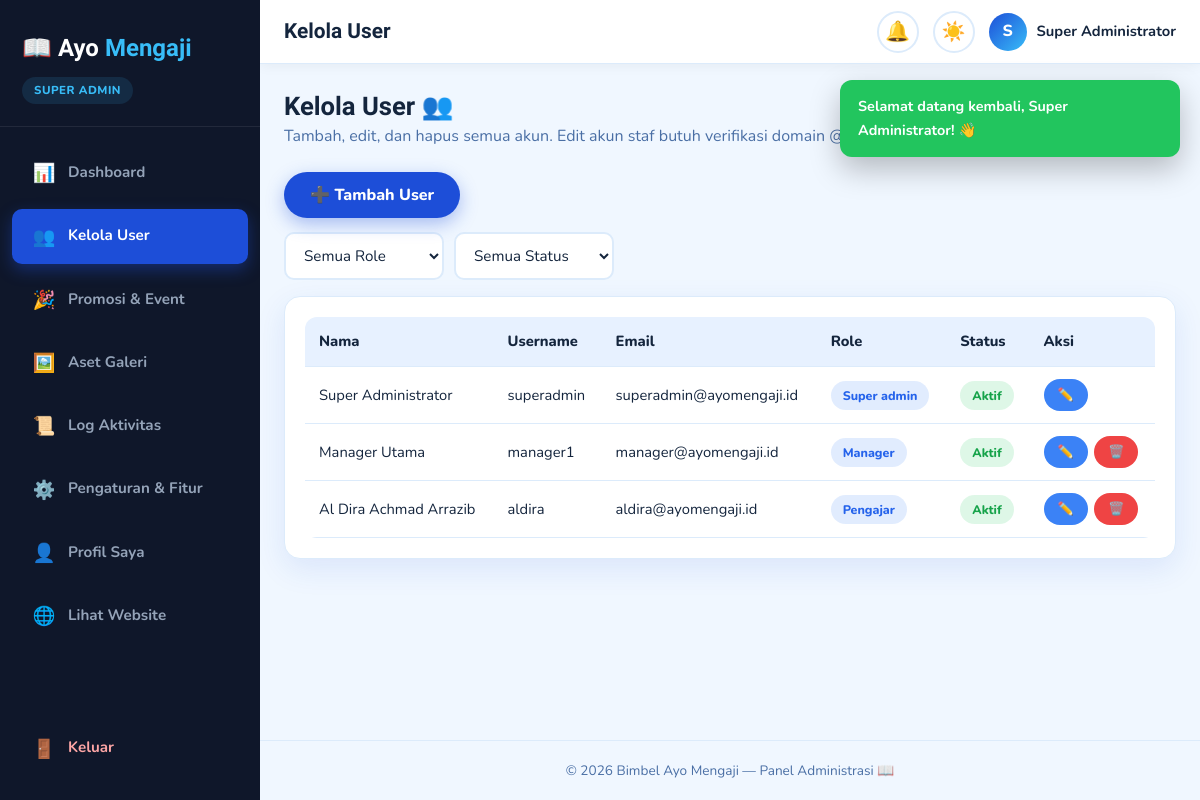
The page /admin/users.php (signed in) on the database its author committed.
### tables this page shows
CREATE TABLE `users` (
    `id`            INT AUTO_INCREMENT PRIMARY KEY,
    `username`      VARCHAR(50)  UNIQUE NOT NULL,
    `email`         VARCHAR(100) UNIQUE NOT NULL,
    `password_hash` VARCHAR(255) NOT NULL,
    `role`          ENUM('client','manager','pengajar','super_admin') NOT NULL DEFAULT 'client',
    `nama_lengkap`  VARCHAR(100) NOT NULL,
    `no_hp`         VARCHAR(20),
    `alamat`        TEXT,
    `foto_profil`   VARCHAR(255) DEFAULT 'assets/default-avatar.png',
    `status_aktif`  BOOLEAN DEFAULT TRUE,
    `created_at`    TIMESTAMP DEFAULT CURRENT_TIMESTAMP,
    `updated_at`    TIMESTAMP DEFAULT CURRENT_TIMESTAMP ON UPDATE CURRENT_TIMESTAMP
);

### includes/functions.php (called while the page is built, shortened)
<?php
function e(?string $v): string {
    return htmlspecialchars($v ?? '', ENT_QUOTES, 'UTF-8');
}

### admin/users.php (the view, shortened to what this page needs)
<?php
require_once __DIR__ . '/../includes/functions.php';
$me   = (int)$_SESSION['user_id'];
$VERIF_DOMAIN = getSetting('domain_verif', 'bimbelayomengaji.my.id');
$page=max(1,(int)($_GET['page']??1)); $perPage=15; $offset=($page-1)*$perPage;
$cond=[]; $params=[];
$where=$cond?('WHERE '.implode(' AND ',$cond)):'';
$st=$pdo->prepare("SELECT * FROM users $where ORDER BY created_at DESC LIMIT $perPage OFFSET $offset");
$st->execute($params); $users=$st->fetchAll();
require_once __DIR__ . '/../includes/admin_header.php';
?>
<div class="page-head">
    <h2>Kelola User 👥</h2>
    <p>Tambah, edit, dan hapus semua akun. Edit akun staf butuh verifikasi domain @<?= e($VERIF_DOMAIN) ?>.</p>
</div>
<div class="page-actions">
    <button class="btn btn-primary" data-modal-target="m-add-user">➕ Tambah User</button>
</div>
<form method="get" class="filter-bar">
    <select name="role" class="form-input" onchange="this.form.submit()">
        <option value="">Semua Role</option>
    </select>
    <select name="status" class="form-input" onchange="this.form.submit()">
        <option value="">Semua Status</option>
    </select>
</form>
<div class="panel">
    <div class="table-wrap">
        <table class="data-table">
            <thead><tr><th>Nama</th><th>Username</th><th>Email</th><th>Role</th><th>Status</th><th>Aksi</th></tr></thead>
            <tbody>
            <?php if ($users): foreach ($users as $u): ?>
                <tr>
                    <td><?= e($u['nama_lengkap']) ?></td>
                    <td><?= e($u['username']) ?></td>
                    <td><?= e($u['email']) ?></td>
                    <td><span class="badge badge-info"><?= ucfirst(str_replace('_',' ',$u['role'])) ?></span></td>
                    <td><?= $u['status_aktif']?'<span class="badge badge-success">Aktif</span>':'<span class="badge badge-muted">Nonaktif</span>' ?></td>
                    <td>
                        <div class="action-group">
                            <button class="btn btn-info btn-sm" data-modal-target="m-edit-<?= $u['id'] ?>">✏️</button>
                            <?php if ((int)$u['id'] !== $me): ?>
                            <form method="post"><button class="btn btn-danger btn-sm" data-confirm="Hapus user ini permanen?">🗑️</button></form>
                            <?php endif; ?>
                        </div>
                    </td>
                </tr>
            <?php endforeach; else: ?>
                <tr><td colspan="6" class="empty-row">Tidak ada user untuk filter ini.</td></tr>
            <?php endif; ?>
            </tbody>
        </table>
    </div>
</div>
<?php require_once __DIR__ . '/../includes/admin_footer.php'; ?>

### css/global.css (style rules this page uses)
:root { --deep-blue: #1D4ED8; --deep-blue-700: #1E40AF; --light-blue: #60A5FA; --sky: #38BDF8; --amber: #F59E0B; --bg-primary: #F0F7FF; --bg-secondary: #FFFFFF; --bg-tertiary: #E7F1FF; --text-primary: #14253D; --text-secondary: #4A6FA5; --accent-primary: var(--deep-blue); --accent-secondary: var(--sky); --card-bg: #FFFFFF; --card-border: #DCEBFB; --card-shadow: 0 10px 30px rgba(29, 78, 216, 0.10); --nav-bg: rgba(255, 255, 255, 0.92); --hero-bg: linear-gradient(160deg, #DCEBFF 0%, #C7E0FF 45%, #EAF4FF 100%); --footer-bg: #0F1F38; --footer-text: #C7DBF5; --emoji-opacity: 0.10; }
*, *::before, *::after { margin: 0; padding: 0; box-sizing: border-box; }
html { scroll-behavior: smooth; }
body { font-family: 'Nunito', sans-serif; background-color: var(--bg-primary); color: var(--text-primary); line-height: 1.7; overflow-x: hidden; position: relative; transition: background-color 0.4s ease, color 0.4s ease; }
button { font-family: inherit; cursor: pointer; border: none; background: none; }
h1, h2, h3, h4 { font-family: 'Amiri', serif; font-weight: 700; line-height: 1.3; color: var(--text-primary); }
.btn { position: relative; display: inline-flex; align-items: center; justify-content: center; gap: 8px; padding: 12px 26px; border-radius: 50px; font-family: 'Nunito', sans-serif; font-weight: 800; font-size: 1rem; text-align: center; white-space: nowrap; overflow: hidden; transition: transform 0.35s cubic-bezier(.34,1.56,.64,1), box-shadow 0.3s ease, background 0.3s ease, color 0.3s ease; }
.btn::before { content: ""; position: absolute; top: 0; left: -150%; width: 60%; height: 100%; background: linear-gradient(120deg, transparent, rgba(255,255,255,0.55), transparent); transform: skewX(-20deg); transition: left 0.6s ease; pointer-events: none; }
.btn-primary { background: var(--accent-primary); color: #fff; box-shadow: 0 6px 18px rgba(29,78,216,0.35); }

### css/admin-dashboard.css (style rules this page uses)
:root { --admin-sidebar-width: 260px; --admin-header-height: 64px; --admin-card-radius: 16px; --admin-sidebar-bg: #0F172A; --admin-sidebar-bg-light: #1E293B; --admin-accent: #38BDF8; --admin-success: #22C55E; --admin-danger: #EF4444; --admin-warning: #F59E0B; --admin-info: #3B82F6; }
.admin-body { background: var(--bg-primary); min-height: 100vh; }
.page-head { margin-bottom: 22px; }
.page-head h2 { font-size: 1.6rem; color: var(--text-primary); }
.page-head p { color: var(--text-secondary); }
.page-actions { display: flex; gap: 10px; flex-wrap: wrap; align-items: center; margin: 14px 0; }
.panel { background: var(--card-bg); border: 1px solid var(--card-border); border-radius: var(--admin-card-radius); box-shadow: var(--card-shadow); padding: 20px; margin-bottom: 22px; }
.table-wrap { overflow-x: auto; border-radius: 12px; }
.data-table { width: 100%; border-collapse: collapse; font-size: 0.92rem; }
.data-table th, .data-table td { padding: 12px 14px; text-align: left; border-bottom: 1px solid var(--card-border); }
.data-table th { background: var(--bg-tertiary); color: var(--text-primary); font-weight: 800; white-space: nowrap; }
.badge { display: inline-block; padding: 4px 12px; border-radius: 50px; font-size: 0.78rem; font-weight: 800; }
.badge-success { background: rgba(34,197,94,0.15); color: #16A34A; }
.badge-info { background: rgba(59,130,246,0.15); color: #2563EB; }
.form-input, select.form-input, textarea.form-input { width: 100%; padding: 11px 14px; border-radius: 10px; border: 2px solid var(--card-border); background: var(--bg-secondary); color: var(--text-primary); font-family: 'Nunito', sans-serif; font-size: 0.95rem; transition: border 0.25s ease, box-shadow 0.25s ease; }
.btn-sm { padding: 7px 14px; font-size: 0.82rem; }
.btn-danger { background: var(--admin-danger); color: #fff; }
.btn-info { background: var(--admin-info); color: #fff; }
.action-group { display: flex; gap: 6px; flex-wrap: wrap; }
.filter-bar { display: flex; gap: 10px; flex-wrap: wrap; align-items: center; margin-bottom: 16px; }
.filter-bar .form-input { width: auto; min-width: 160px; }

### rows shown on the page
users: nama_lengkap "Super Administrator", username "superadmin", email "superadmin@ayomengaji.id", role "Super admin", status_aktif "Aktif"
users: nama_lengkap "Manager Utama", username "manager1", email "manager@ayomengaji.id", role "Manager", status_aktif "Aktif"
users: nama_lengkap "Al Dira Achmad Arrazib", username "aldira", email "aldira@ayomengaji.id", role "Pengajar", status_aktif "Aktif"

### other values the page prints
$roleLabel "SUPER ADMIN"
$item[1] "📊"
$item[0] "Dashboard"
$item[1] "👥"
$item[0] "Kelola User"
$item[1] "🎉"
$item[0] "Promosi & Event"
$item[1] "🖼️"
$item[0] "Aset Galeri"
$item[1] "📜"
$item[0] "Log Aktivitas"
$item[1] "⚙️"
$item[0] "Pengaturan & Fitur"
$panelTitle "Kelola User"
substr($namaUser, 0, 1) "S"
